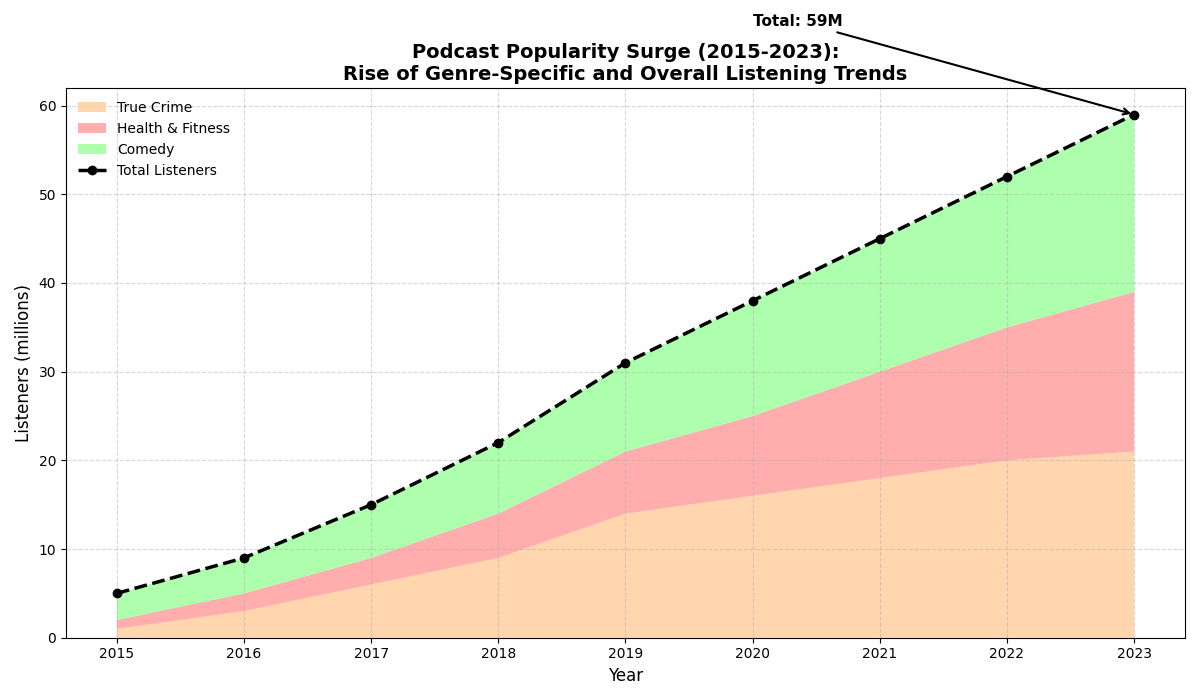

Write the Python code that produced this figure.
import matplotlib.pyplot as plt
import numpy as np

years = np.arange(2015, 2024)

podcast_data = {
    'True Crime': np.array([1, 3, 6, 9, 14, 16, 18, 20, 21]),
    'Health & Fitness': np.array([1, 2, 3, 5, 7, 9, 12, 15, 18]),
    'Comedy': np.array([3, 4, 6, 8, 10, 13, 15, 17, 20]),
}

values = np.array(list(podcast_data.values()))
cumulative_listeners = values.sum(axis=0)

fig, ax = plt.subplots(figsize=(12, 7))

# Shuffle the order of colors for the data groups/types
ax.stackplot(years, values, labels=podcast_data.keys(), colors=['#ffcc99', '#ff9999', '#99ff99'], alpha=0.8)

ax.plot(years, cumulative_listeners, color='black', linewidth=2.5, linestyle='--', marker='o', label='Total Listeners')

ax.set_title('Podcast Popularity Surge (2015-2023):\nRise of Genre-Specific and Overall Listening Trends', fontsize=14, fontweight='bold')
ax.set_xlabel('Year', fontsize=12)
ax.set_ylabel('Listeners (millions)', fontsize=12)

ax.annotate(f'Total: {cumulative_listeners[-1]}M', xy=(2023, cumulative_listeners[-1]), xytext=(2020, cumulative_listeners[-1] + 10),
            arrowprops=dict(facecolor='gray', arrowstyle='->', lw=1.5),
            fontsize=11, fontweight='bold', color='black')

ax.legend(loc='upper left', frameon=False)
ax.grid(linestyle='--', alpha=0.5)

plt.tight_layout()
plt.show()
